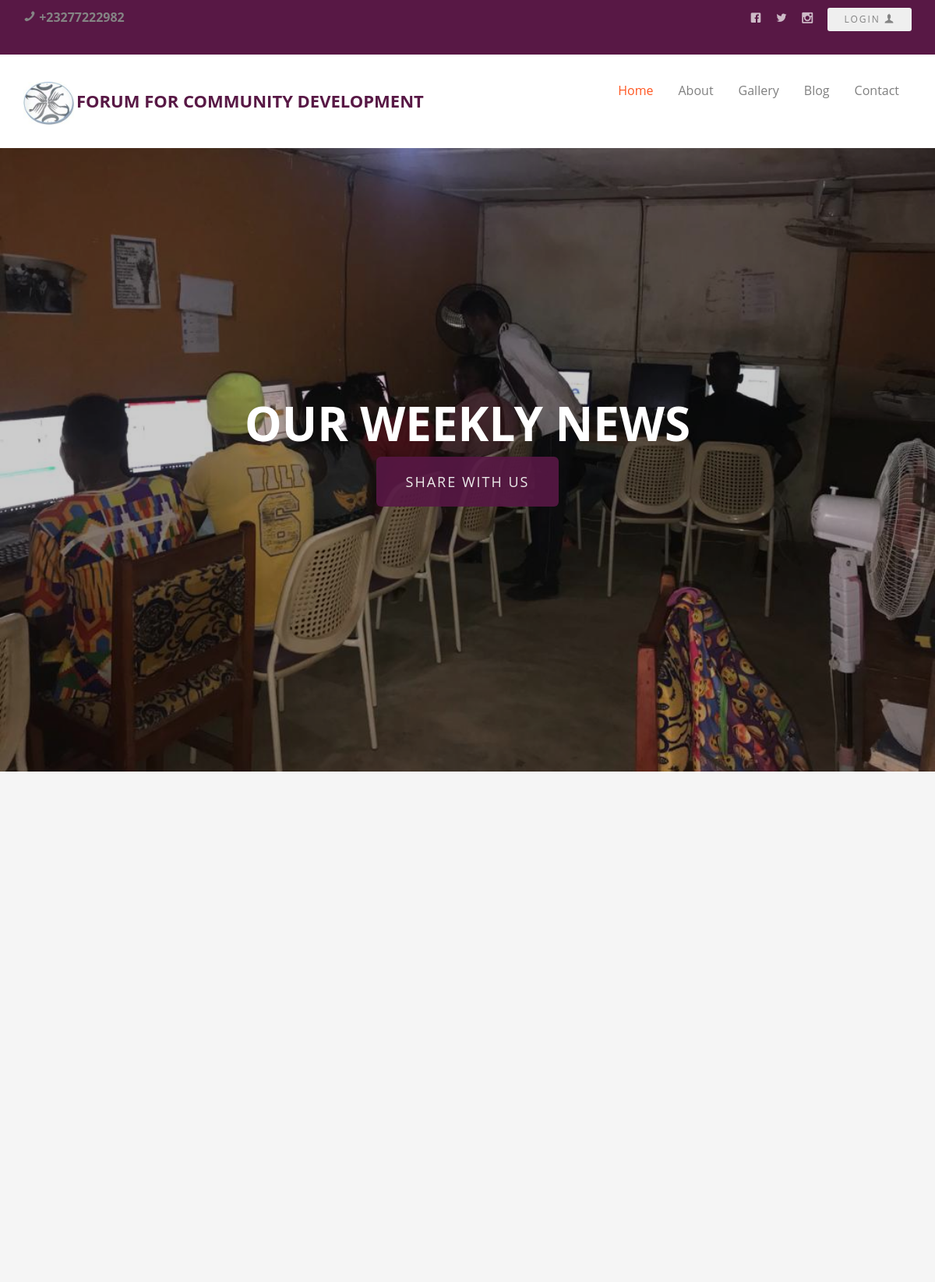
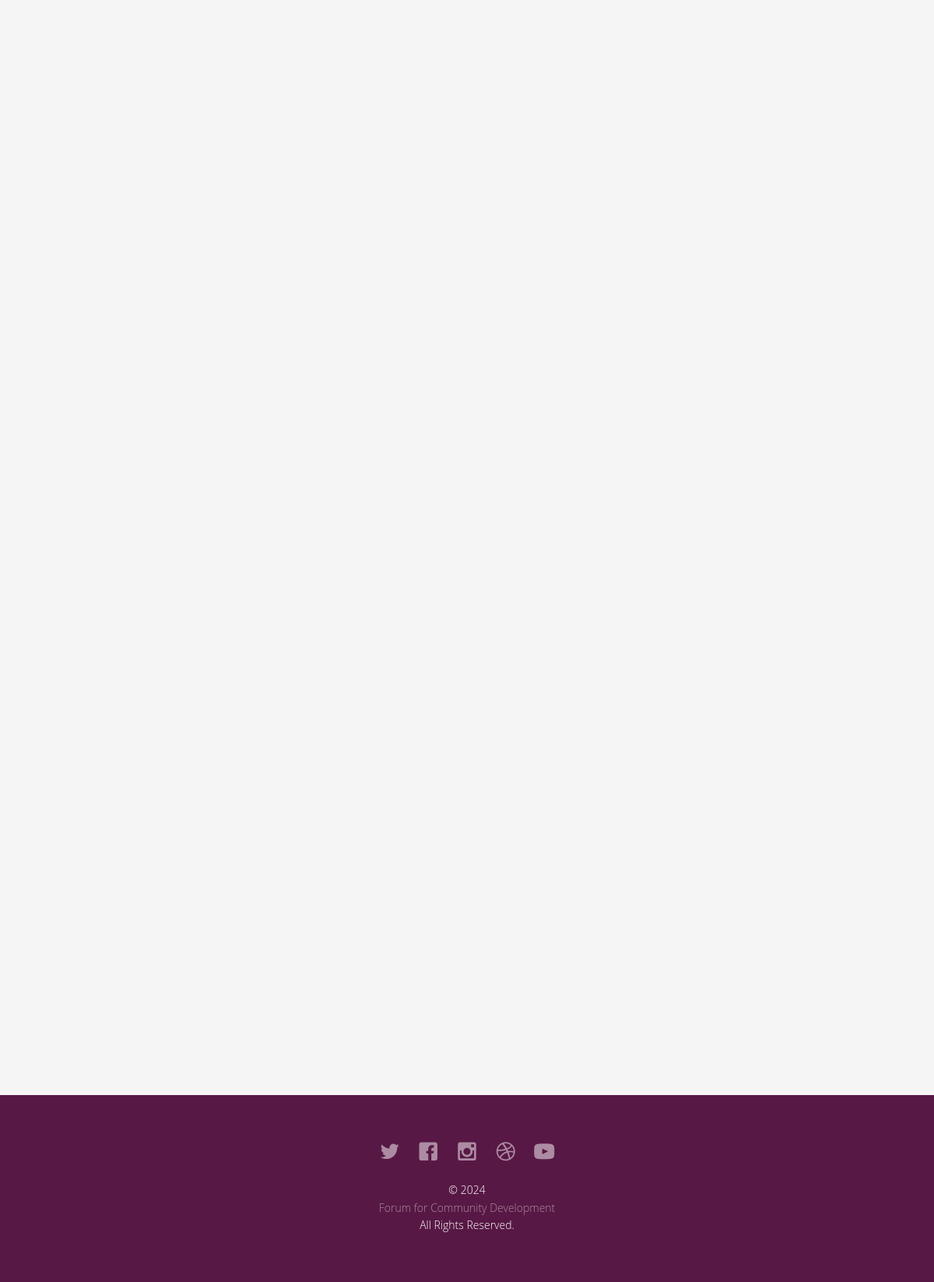
Screenshot of /blog.php with the database file from the repository (2 pictures, top to bottom).
### tables this page shows
CREATE TABLE IF NOT EXISTS `tblcontact` (
  `contactid` int(11) NOT NULL AUTO_INCREMENT,
  `bgtext` varchar(50) NOT NULL,
  `bgimage` varchar(150) NOT NULL,
  `email` varchar(50) NOT NULL,
  `address` varchar(50) NOT NULL,
  `phone` varchar(50) NOT NULL,
  PRIMARY KEY (`contactid`)
);

CREATE TABLE IF NOT EXISTS `tblblogsettings` (
  `blogid` int(11) NOT NULL AUTO_INCREMENT,
  `bgtext` varchar(100) NOT NULL,
  `bgimage` varchar(100) NOT NULL,
  PRIMARY KEY (`blogid`)
);

### blog.php (the view, shortened to what this page needs)
<!DOCTYPE html>
	<html class="no-js">
	<head>
	<link rel="stylesheet" href="css/animate.css">
	<link rel="stylesheet" href="css/icomoon.css">
	<link rel="stylesheet" href="css/bootstrap.css">
	<link rel="stylesheet" href="css/superfish.css">
	<link rel="stylesheet" href="css/style.css">
	</head>
	<body>
		<div id="fh5co-wrapper">
		<div id="fh5co-page">
		<div class="header-top">
			<div class="container">
				<div class="row">
				<?php
include 'includes/config.php';
 $query = "SELECT * FROM tblcontact";
 $queryrun = mysqli_query($conn, $query);
 $row = mysqli_fetch_assoc($queryrun);?>
					<div class="col-md-6 col-sm-6 text-left fh5co-link">
						<strong><p><i class="icon-phone2"></i> <?php echo $row['phone'];?> </p></strong>
					</div>
					<div class="col-md-6 col-sm-6 text-right fh5co-social">
						<a href="#" class="grow"><i class="icon-facebook2"></i></a>
						<a href="#" class="grow"><i class="icon-twitter2"></i></a>
						<a href="#" class="grow"><i class="icon-instagram2"></i></a>
						<button class="btn btn-sm btn-light" data-toggle="modal" data-target="#adminModal">Login <i class="icon-user"></i></button>
					</div>
				</div>
			</div>
		</div>
		<header id="fh5co-header-section" class="sticky-banner">
			<div class="container">
				<div class="nav-header">
					<h1 id="fh5co-logo"><img src="assets/images/logo.jpg" style="width: 65px; height: 55px;" class="me-2"><a href="index.html">Forum For Community Development</a></h1>
					<nav id="fh5co-menu-wrap" role="navigation">
						<ul class="sf-menu" id="fh5co-primary-menu">
							<li class="active">
								<a href="index.php">Home</a>
							</li>
							<li><a href="about.php">About</a></li>
							<li>
								<a href="gallery.php">Gallery</a>
							</li>
							<li><a href="blog.php">Blog</a></li>
							<li><a href="contact.php">Contact</a></li>
						</ul>
					</nav>
				</div>
			</div>
		</header>
		<?php
include 'includes/config.php';
 $query = "SELECT * FROM tblblogsettings";
 $queryrun = mysqli_query($conn, $query);
 $row = mysqli_fetch_assoc($queryrun);?>
		<div class="fh5co-hero">
			<div class="fh5co-cover text-center" data-stellar-background-ratio="0.5" style="background-image:url(<?php echo $row['bgimage'];?>);">
				<div class="desc animate-box">
					<h2><strong><?php echo $row['bgtext'];?></strong></h2>
					<span><a class="btn btn-primary btn-lg" href="contact.php">Share with us</a></span>
				</div>
			</div>
		</div>
		<div id="fh5co-blog-section" class="fh5co-section-gray">
			<div class="container">
				<div class="row">
				</div>
			</div>
			<div class="container">
				<div class="row row-bottom-padded-md">
				<?php
include 'includes/config.php';
 $query = "SELECT * FROM tblblog";
 $queryrun = mysqli_query($conn, $query);
 $rowcount = mysqli_num_rows($queryrun);
 if ($rowcount > 0){
     while($row = mysqli_fetch_assoc($queryrun)){ ?>
					<div class="col-lg-4 col-md-4 col-sm-6">
					</div>
		<?php }
 }?>
				</div>
				<div class="row">
				</div>
			</div>
		</div>
	<?php include 'includes/footer.php';?>

### css/icomoon.css (style rules this page uses)
[class^="icon-"], [class*=" icon-"] { font-family: 'icomoon' !important; speak: none; font-style: normal; font-weight: normal; font-variant: normal; text-transform: none; line-height: 1; -webkit-font-smoothing: antialiased; -moz-osx-font-smoothing: grayscale; }
.icon-phone2:before { content: "\e9f5"; }
.icon-user:before { content: "\ea37"; }
.icon-facebook2:before { content: "\ea68"; }
.icon-twitter2:before { content: "\ea7d"; }
.icon-instagram2:before { content: "\ec4f"; }

### css/superfish.css (style rules this page uses)
.sf-menu, .sf-menu * { margin: 0; padding: 0; list-style: none; }
.sf-menu li { position: relative; }
.sf-menu > li { float: left; }
.sf-menu a { display: block; position: relative; }
.sf-menu { float: left; margin-bottom: 1em; }
.sf-menu a { border-left: 1px solid #fff; border-top: 1px solid #dFeEFF; border-top: 1px solid rgba(255,255,255,.5); padding: .75em 1em; text-decoration: none; zoom: 1; }
.sf-menu a { color: #13a; }
.sf-menu li { background: #BDD2FF; white-space: nowrap; *white-space: normal; -webkit-transition: background .2s; transition: background .2s; }

### rows the page displays
tblcontact: phone "+23277222982"
tblblogsettings: bgimage (picture), bgtext "OUR WEEKLY NEWS"
